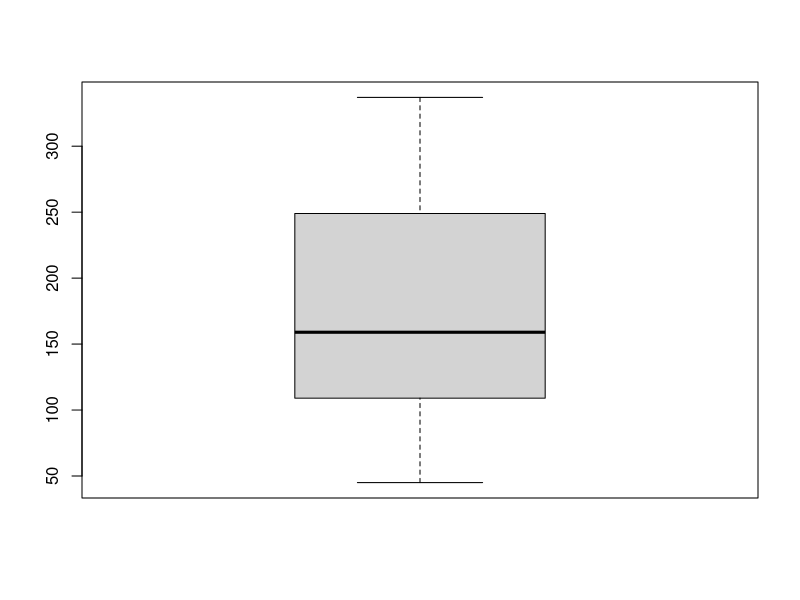

Write the R code that produced this figure.
#############################
# Functions
#############################

rm(list = ls())

# Functions are objects that contain a list of instructions
# We "call" a function to execute a command
# A function has inputs and outputs

# Example: f(x) = x^2
#   - "f of x equals x squared"
#   - x is the input; a placeholder
#   - x^2 is the output; what to do with x
# f(x=2) = 2^2 = 4


# In R:
f <- function(x){
  return(x^2)
}
f(x = 2)
f(3)
f(4)


# Syntax must have
# function_name <- function(var1, var2, ...){
#   do whatever with var1, var2, ...
#   return(output)
#}


# Example 1:

# Need to read in our function, then you'll
# see it in the environment panel
sum_of_squares <- function(x, y){
  return(x^2 + y^2)
}

# Then, we can use it with different values 
sum_of_squares(x = 2, y = 3)
sum_of_squares(x = 1, y = 1)

mynum <- 5
sum_of_squares(x = mynum, y = 1)
sum_of_squares(mynum, 1)

# x and y are defined only in the "local environment" of the function
# notice they are not in the global environment! We can't access them:


# Example 2:

# This is equivalent to sum_of_squres()
# but we break the operations out over multiple lines
# NOTE:  "return statement" must be on the last line
sum_of_squares2 <- function(x, y){
  x_sq <- x^2
  y_sq <- y^2
  return(x_sq + y_sq) #
}
sum_of_squares2(x = 2, y = 3)


# Built-in functions

# NOTE: Why use functions? Any time you you use code repeatedly
# to do a task, you should think of making it into a function.
# That's why we have so many "built-in" functions to make life easier.

data("USArrests")
sum(USArrests$Assault)
mean(USArrests$Assault, na.rm = T)
boxplot(USArrests$Assault)
print("hi")
x <- 1
y <- 2
x + y # a function!
mean(c(1,2,3))



# Functions with vectors

# Many functions have been "Vectorized"
# meaning that they work on each element in the vector
# or "elementwise" operations
x <- 1:5 # vector
x + 1 # + is a Vectorized function
x^2
y <- 1:5
x*y

# Other functions use the whole vector as its input
x <- 1:5 
mean(x)
sum(x)
length(x)
summary(USArrests$Assault)
max(USArrests$Assault)

# Some functions evaluate each element
is.na(USArrests$Assault)
sum(USArrests$Assault > 100)


# Some functions will create vectors as outputs
rep(1, 5)
seq(1, 21, by = 2) # Make the sequence 1 to 21 moving by increments of 2
rep(seq(2, 20, by = 2), 2) # Repeat the pattern 2, 4, ... 20, twice
rep(c(1,4), each = 3) # Repeat each value 3 times


# WARNING!!  VECTOR RECYCLING!

# When vectors have different lengths, the shorter one is extended
# by repeating the vector.

# This means two things:
# 1. The vector lengths must be multiples of each other
# 2. This is a very easy way to make a bad, bad mistake.

# Example: say we wanted to add the murder and assault arrests
# for each state... what is this code doing?
USArrests$Murder[1:5] + USArrests$Assault
USArrests$Assault*100000

